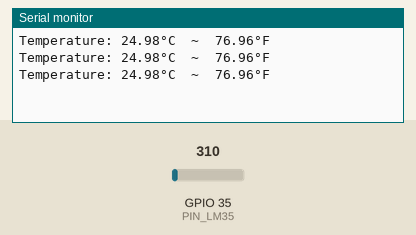
The sketch below on a simulated ESP32. Parts: the last lines printed to the serial monitor. Inputs (shaded band) come from the test bench; at power-on: GPIO 35 (PIN_LM35) = 310.

Above: at 1.3 s.
1.4 s: GPIO 35 (PIN_LM35) set to 372
At 1.9 s:
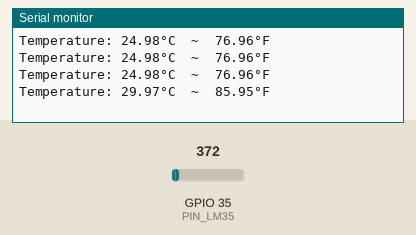
2.9 s: GPIO 35 (PIN_LM35) set to 434
At 3.4 s:
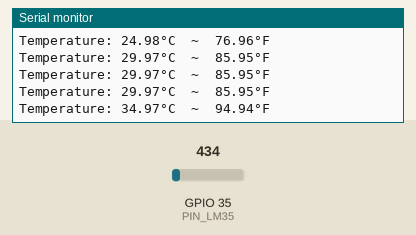
Timing chart, 0 to 5.9 s (numbered marks = the images above; inputs shaded):
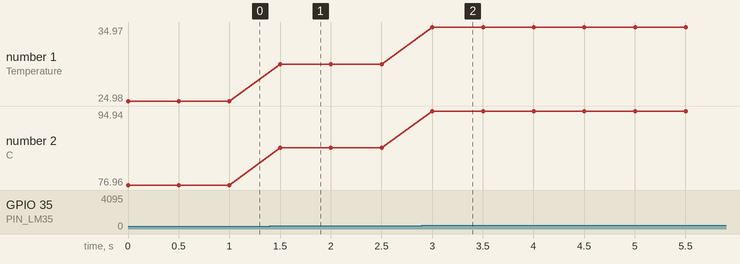

The sketch:

9.LM35.ino
```cpp
#define ADC_VREF_mV    3300.0 // in millivolt
#define ADC_RESOLUTION 4096.0
#define PIN_LM35       35 // ESP32 pin GPIO35 (ADC0) connected to LM35

void setup() {
  Serial.begin(115200);
}

void loop() {
  // read the ADC value from the temperature sensor
  int adcVal = analogRead(PIN_LM35);
  // convert the ADC value to voltage in millivolt
  float milliVolt = adcVal * (ADC_VREF_mV / ADC_RESOLUTION);
  // convert the voltage to the temperature in °C
  float tempC = milliVolt / 10;
  // convert the °C to °F
  float tempF = tempC * 9 / 5 + 32;

  // print the temperature in the Serial Monitor:
  Serial.print("Temperature: ");
  Serial.print(tempC);   // print the temperature in °C
  Serial.print("°C");
  Serial.print("  ~  "); // separator between °C and °F
  Serial.print(tempF);   // print the temperature in °F
  Serial.println("°F");

  delay(500);
}
```

Measured:
- after the input at 1.4 s, the serial monitor: prints a new line after 0.10 s (image 1)
- after the input at 2.9 s, the serial monitor: prints a new line after 0.10 s (image 2)
- plotted number 1: 24.98 → 29.97 after the input at 1.4 s, 29.97 → 34.97 after the input at 2.9 s
- plotted number 2: 76.96 → 85.95 after the input at 1.4 s, 85.95 → 94.94 after the input at 2.9 s
